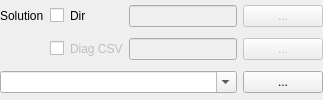
       <widget class="QWidget" name="Panel5" native="true">
        <property name="enabled">
         <bool>true</bool>
        </property>
        <property name="toolTip">
         <string/>
        </property>
        <property name="layoutDirection">
         <enum>Qt::LeftToRight</enum>
        </property>
        <property name="text" stdset="0">
         <string/>
        </property>
        <layout class="QGridLayout" name="gridLayout_3">
         <property name="leftMargin">
          <number>0</number>
         </property>
         <property name="topMargin">
          <number>0</number>
         </property>
         <property name="rightMargin">
          <number>0</number>
         </property>
         <property name="bottomMargin">
          <number>0</number>
         </property>
         <item row="0" column="0">
          <widget class="QLabel" name="Label1">
           <property name="enabled">
            <bool>true</bool>
           </property>
           <property name="toolTip">
            <string/>
           </property>
           <property name="text">
            <string>Solution</string>
           </property>
          </widget>
         </item>
         <item row="0" column="1">
          <widget class="QCheckBox" name="OutDirEna">
           <property name="toolTip">
            <string/>
           </property>
           <property name="text">
            <string/>
           </property>
           <property name="checked">
            <bool>false</bool>
           </property>
          </widget>
         </item>
         <item row="0" column="2">
          <widget class="QLabel" name="LabelOutDir">
           <property name="enabled">
            <bool>true</bool>
           </property>
           <property name="toolTip">
            <string/>
           </property>
           <property name="text">
            <string>Dir</string>
           </property>
          </widget>
         </item>
         <item row="0" column="3">
          <widget class="QLineEdit" name="OutDir">
           <property name="enabled">
            <bool>false</bool>
           </property>
           <property name="toolTip">
            <string/>
           </property>
           <property name="text">
            <string/>
           </property>
          </widget>
         </item>
         <item row="0" column="4">
          <widget class="QPushButton" name="BtnOutDir">
           <property name="enabled">
            <bool>false</bool>
           </property>
           <property name="palette">
            <palette>
             <active>
              <colorrole role="WindowText">
               <brush brushstyle="SolidPattern">
                <color alpha="255">
                 <red>0</red>
                 <green>0</green>
                 <blue>0</blue>
                </color>
               </brush>
              </colorrole>
             </active>
             <inactive>
              <colorrole role="WindowText">
               <brush brushstyle="SolidPattern">
                <color alpha="255">
                 <red>0</red>
                 <green>0</green>
                 <blue>0</blue>
                </color>
               </brush>
              </colorrole>
             </inactive>
             <disabled>
              <colorrole role="WindowText">
               <brush brushstyle="SolidPattern">
                <color alpha="255">
                 <red>0</red>
                 <green>0</green>
                 <blue>0</blue>
                </color>
               </brush>
              </colorrole>
             </disabled>
            </palette>
           </property>
           <property name="toolTip">
            <string/>
           </property>
           <property name="text">
            <string>...</string>
           </property>
           <property name="flat">
            <bool>false</bool>
           </property>
          </widget>
         </item>
         <item row="1" column="1">
          <widget class="QCheckBox" name="DiagOutEna">
           <property name="toolTip">
            <string/>
           </property>
           <property name="text">
            <string/>
           </property>
           <property name="checked">
            <bool>false</bool>
           </property>
          </widget>
         </item>
         <item row="1" column="2">
          <widget class="QLabel" name="LabelDiagDir">
           <property name="enabled">
            <bool>false</bool>
           </property>
           <property name="toolTip">
            <string/>
           </property>
           <property name="text">
            <string>Diag CSV</string>
           </property>
          </widget>
         </item>
         <item row="1" column="3">
          <widget class="QLineEdit" name="DiagDir">
           <property name="enabled">
            <bool>false</bool>
           </property>
           <property name="toolTip">
            <string/>
           </property>
           <property name="text">
            <string/>
           </property>
          </widget>
         </item>
         <item row="1" column="4">
          <widget class="QPushButton" name="BtnDiagDir">
           <property name="enabled">
            <bool>false</bool>
           </property>
           <property name="toolTip">
            <string/>
           </property>
           <property name="text">
            <string>...</string>
           </property>
           <property name="flat">
            <bool>false</bool>
           </property>
          </widget>
         </item>
         <item row="2" column="0" colspan="4">
          <widget class="QComboBox" name="OutputFile">
           <property name="enabled">
            <bool>true</bool>
           </property>
           <property name="toolTip">
            <string/>
           </property>
           <property name="editable">
            <bool>true</bool>
           </property>
          </widget>
         </item>
         <item row="2" column="4">
          <widget class="QPushButton" name="BtnOutputFile">
           <property name="enabled">
            <bool>true</bool>
           </property>
           <property name="palette">
            <palette>
             <active>
              <colorrole role="WindowText">
               <brush brushstyle="SolidPattern">
                <color alpha="255">
                 <red>0</red>
                 <green>0</green>
                 <blue>0</blue>
                </color>
               </brush>
              </colorrole>
             </active>
             <inactive>
              <colorrole role="WindowText">
               <brush brushstyle="SolidPattern">
                <color alpha="255">
                 <red>0</red>
                 <green>0</green>
                 <blue>0</blue>
                </color>
               </brush>
              </colorrole>
             </inactive>
             <disabled>
              <colorrole role="WindowText">
               <brush brushstyle="SolidPattern">
                <color alpha="255">
                 <red>0</red>
                 <green>0</green>
                 <blue>0</blue>
                </color>
               </brush>
              </colorrole>
             </disabled>
            </palette>
           </property>
           <property name="toolTip">
            <string/>
           </property>
           <property name="text">
            <string>...</string>
           </property>
           <property name="flat">
            <bool>false</bool>
           </property>
          </widget>
         </item>
        </layout>
       </widget>
